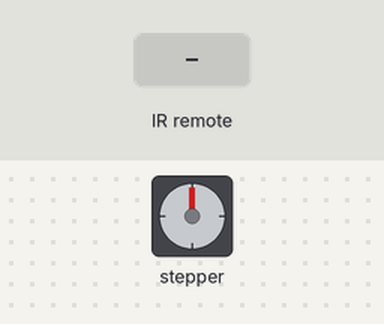
This sketch was run on a simulated Arduino Uno, built with avr-gcc and run on an emulated ATmega328P. Parts: stepper motor. The inputs (shaded band) are chosen by the test bench. Stepper angles assume 2048 steps per turn.

Above: at 1.2 s.
1.3 s: infrared code 0x1A received
At 3.1 s:
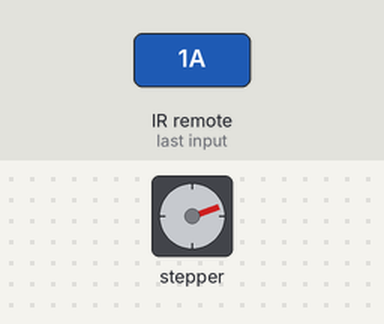
3.5 s: infrared code 0x1C received
At 6.3 s:
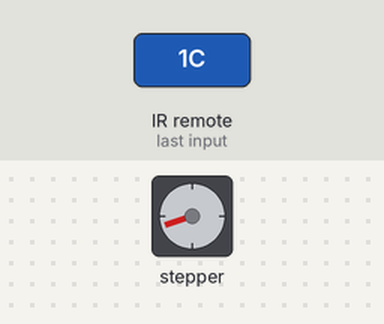
6.5 s: infrared code 0x1B received
At 8.2 s:
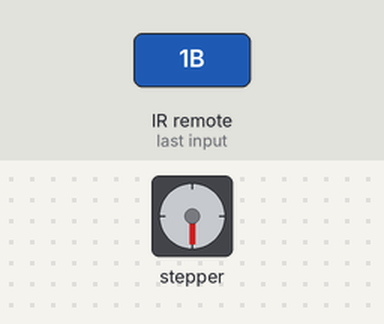
8.7 s: infrared code 0x1C received
At 11.8 s:
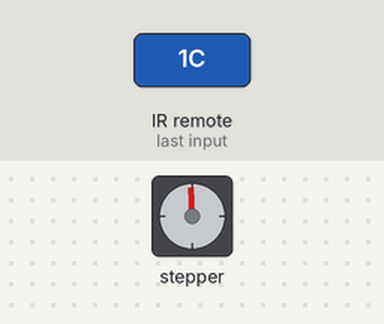
Timing chart, 0 to 12.7 s (numbered marks = the images above; inputs shaded):
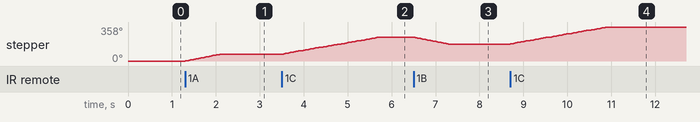

Measured:
- after the input at 1.3 s, stepper: turns 71° clockwise in 0.79 s, starting at once
- after the input at 3.5 s, stepper: turns 180° clockwise in 2.2 s, starting at once
- after the input at 6.5 s, stepper: turns 72° counter-clockwise in 0.79 s, starting at once
- after the input at 8.7 s, stepper: turns 179° clockwise in 2.2 s, starting at once

The sketch:

receive.ino
```cpp
#include <IRremote.h>

#define IR_RECEIVE_PIN 2
IRrecv irrecv(IR_RECEIVE_PIN);
uint32_t NEC_received_command;

#include <Stepper.h>
#define STEPS 2048
#define IN1 12
#define IN2 11
#define IN3 10
#define IN4 9
const int speed = 15;  // [5, 15]
Stepper stepper(STEPS, IN1, IN3, IN2, IN4);


void setup() {
  stepper.setSpeed(speed);


  irrecv.enableIRIn();
}

void loop() {
  if (irrecv.decode()) {
    NEC_received_command = irrecv.decodedIRData.command;

    if (NEC_received_command == 0x1A) {
      stepper.step(0.2 * STEPS);
    } else if (NEC_received_command == 0x1B) {
      stepper.step(-0.2 * STEPS);
    } else if (NEC_received_command == 0x1C) {
      for (int i = 0; i < 5; i++) {
        stepper.step(0.1 * STEPS);
        delay(50);
      }
    } else if (NEC_received_command == 0x1D) {
      for (int i = 0; i < 5; i++) {
        stepper.step(-0.1 * STEPS);
        delay(50);
      }
    } else if (NEC_received_command == 0xFF) {
      stepper.step(0);
      delay(100);
    }
    irrecv.resume();
  }
}
```
